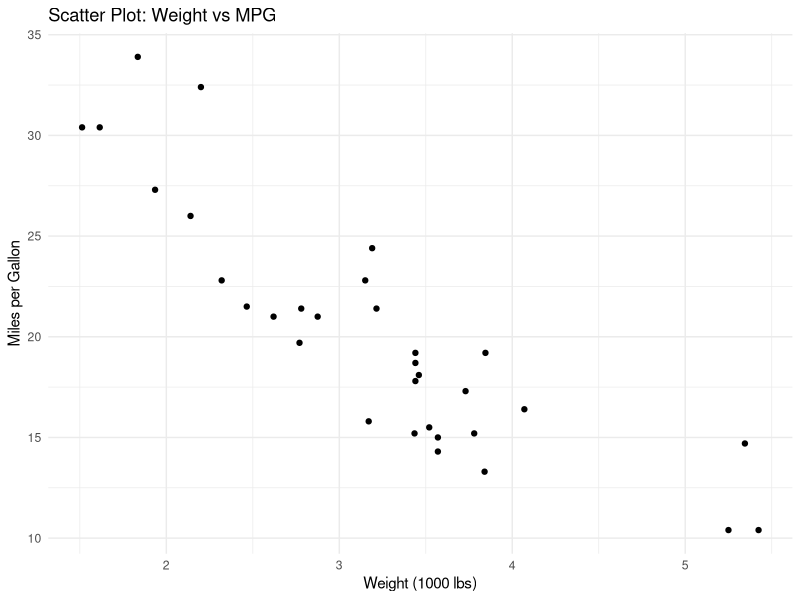
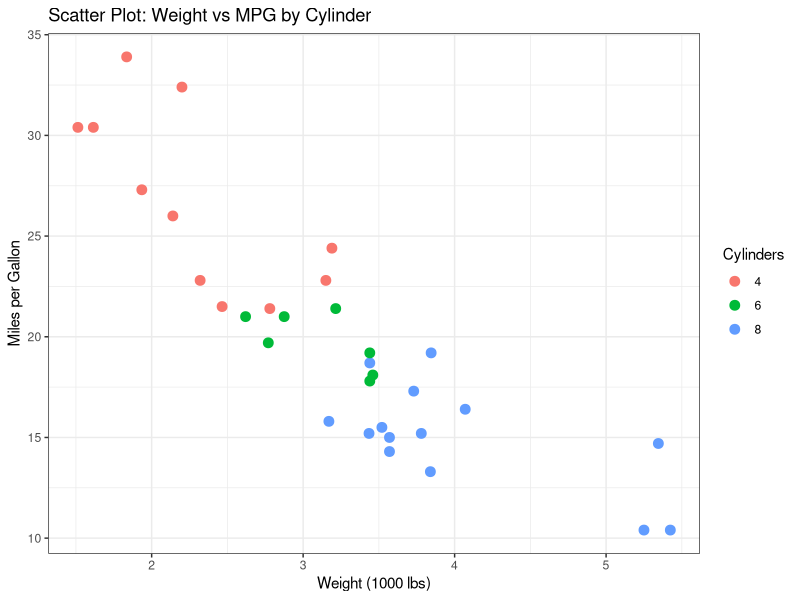
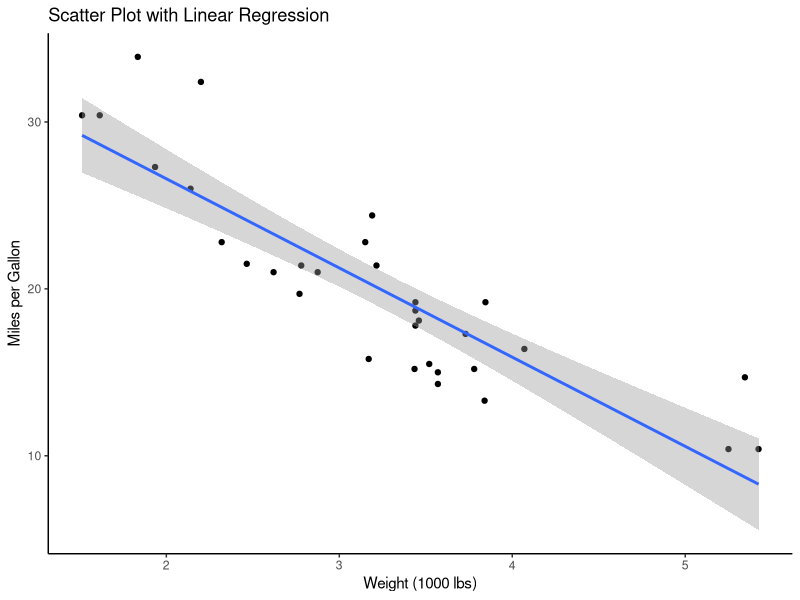

The R source for these figures, in order:
## ---- chunk 1
knitr::opts_chunk$set(echo = TRUE, warning = FALSE, message = FALSE)
## ---- chunk 2
library(tidyverse)
# library(plotnine)  # Uncomment if using Python's plotnine via reticulate
## ---- chunk 3
# Load your data here
# data <- read.csv("path/to/your/data.csv")

# Example using built-in dataset
data <- mtcars
## ---- chunk 4
# View structure of data
str(data)

# Summary statistics
summary(data)

# First few rows
head(data)
## ---- chunk 5
ggplot(data, aes(x = wt, y = mpg)) +
  geom_point() +
  labs(title = "Scatter Plot: Weight vs MPG",
       x = "Weight (1000 lbs)",
       y = "Miles per Gallon") +
  theme_minimal()
## ---- chunk 6
ggplot(data, aes(x = wt, y = mpg, color = factor(cyl))) +
  geom_point(size = 3) +
  labs(title = "Scatter Plot: Weight vs MPG by Cylinder",
       x = "Weight (1000 lbs)",
       y = "Miles per Gallon",
       color = "Cylinders") +
  theme_bw()
## ---- chunk 7
ggplot(data, aes(x = wt, y = mpg)) +
  geom_point() +
  geom_smooth(method = "lm", se = TRUE) +
  labs(title = "Scatter Plot with Linear Regression",
       x = "Weight (1000 lbs)",
       y = "Miles per Gallon") +
  theme_classic()
## ---- chunk 8
# Perform your analysis here
model <- lm(mpg ~ wt, data = data)
summary(model)
## ---- chunk 9
sessionInfo()
